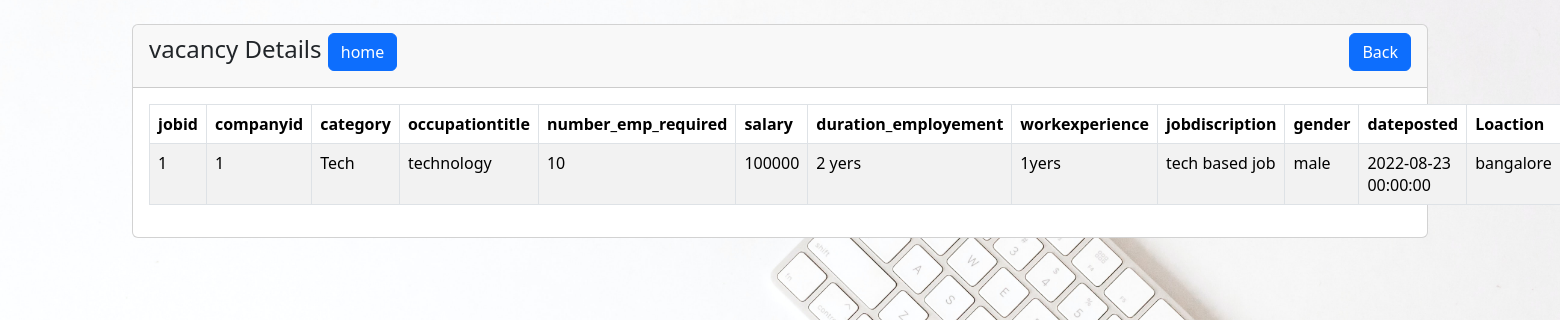
Page /apply.php?id=1 on the committed database.
### tables this page shows
CREATE TABLE `tbljob` (
  `jobid` int(11) NOT NULL,
  `companyid` int(11) NOT NULL,
  `category` varchar(90) NOT NULL,
  `occupationtitle` varchar(90) NOT NULL,
  `number_emp_required` int(11) NOT NULL,
  `salary` double NOT NULL,
  `duration_employement` varchar(90) NOT NULL,
  `workexperience` text NOT NULL,
  `jobdiscription` text NOT NULL,
  `gender` varchar(30) NOT NULL,
  `jobposted` varchar(90) NOT NULL,
  `dateposted` datetime NOT NULL,
  `location` varchar(50) NOT NULL
);

### apply.php (the view, shortened to what this page needs)
<?php
    require 'index.php';
?>
<!doctype html>
<html lang="en">
  <head>
    <link href="css/bootstrap.min.css" rel="stylesheet">
</head>
<body>
    <div class="container mt-4">
        <div class="row">
            <div class="col-md-12">
                <div class="card">
                    <div class="card-header">
                        <h4>vacancy Details
						<a href="home1.html" class="btn btn-primary side-end-end">home</a>
                            <a href="emphiringnow.php" class="btn btn-primary float-end">Back</a>
                        </h4>
                    </div>
                    <div class="card-body">
                        <table class="table table-bordered table-striped">
                            <thead>
                                <tr>
									<th>jobid</th>
									<th>companyid</th>
									<th>category</th>
									<th>occupationtitle</th>
									<th>number_emp_required</th>
									<th>salary</th>
									<th>duration_employement</th>
									<th>workexperience</th>
									<th>jobdiscription</th>
									<th>gender</th>
									<th>dateposted</th>
                                    <th>Loaction</th>
                                </tr>
                            </thead>
                            <tbody>
                                <?php
                                 if(isset($_GET['id']))
                                 {
                                    $job_id = $_GET['id'];
                                    $query = "SELECT * FROM tbljob where jobid='$job_id' ";
                                    $query_run = mysqli_query($conn, $query);
                                    if(mysqli_num_rows($query_run) > 0)
                                    {
                                        foreach($query_run as $vacancy)
                                        {
                                            ?>
                                            <tr>
                                                <td><?= $vacancy['jobid']; ?></td>
												<td><?= $vacancy['companyid']; ?></td>
												<td><?= $vacancy['category']; ?></td>
												<td><?= $vacancy['occupationtitle']; ?></td>
												<td><?= $vacancy['number_emp_required']; ?></td>
												<td><?= $vacancy['salary']; ?></td>
												<td><?= $vacancy['duration_employement']; ?></td>
												<td><?= $vacancy['workexperience']; ?></td>
												<td><?= $vacancy['jobdiscription']; ?></td>
												<td><?= $vacancy['gender']; ?></td>
												<td><?= $vacancy['dateposted']; ?></td>
                                                <td><?= $vacancy['location']; ?></td>
                                            </tr>
                                            <?php
                                        }
                                    }
                                    else
                                    {
                                        echo "<h5> No Record Found </h5>";
                                    }
                                }
                                ?>
                            </tbody>
                        </table>
                    </div>
                </div>
            </div>
        </div>
    </div>
</body>
</html>

### apply.php (style rules this page uses)
body { background-image: url('sincerely-media-HoEYgBL_Gcs-unsplash.jpg'); background-repeat: no-repeat; background-position: center; background-size: cover; height: 100vh; }

### rows in the picture
tbljob: jobid "1", companyid "1", category "Tech", occupationtitle "technology", number_emp_required "10", salary "100000", duration_employement "2 yers", workexperience "1yers", jobdiscription "tech based job", gender "male", dateposted "2022-08-23 00:00:00", location "bangalore"
